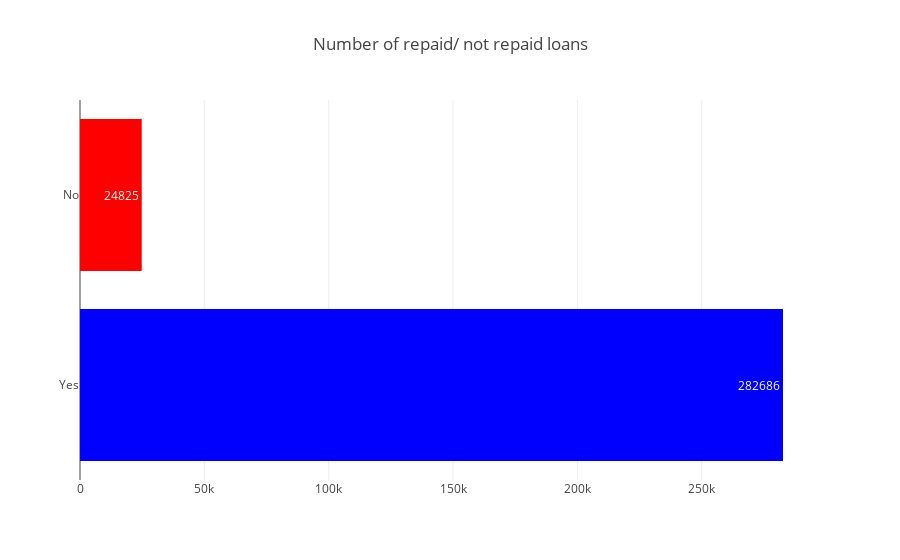

Notebook source saved alongside this figure:
### Code cell
trace = go.Bar(y=df.repaid, x=df.numOfLoans, text = df.numOfLoans, textposition = 'auto', orientation = 'h',
              marker=dict(color=['blue', 'red']))
layout = go.Layout(title = 'Number of repaid/ not repaid loans')
fig = go.Figure(data = [trace], layout = layout)
iplot(fig)

### Figure 1 — Plotly figure (JSON) as saved in the notebook; plotly's stock layout.template omitted (floating-point values rounded to 4 significant figures)
{"data": [{"marker": {"color": ["blue", "red"]}, "orientation": "h", "text": [282686, 24825], "textposition": "auto", "type": "bar", "uid": "cbee1c86-6465-43f2-9504-fdfa53677748", "x": [282686, 24825], "y": ["Yes", "No"]}], "layout": {"title": {"text": "Number of repaid/ not repaid loans"}}}
